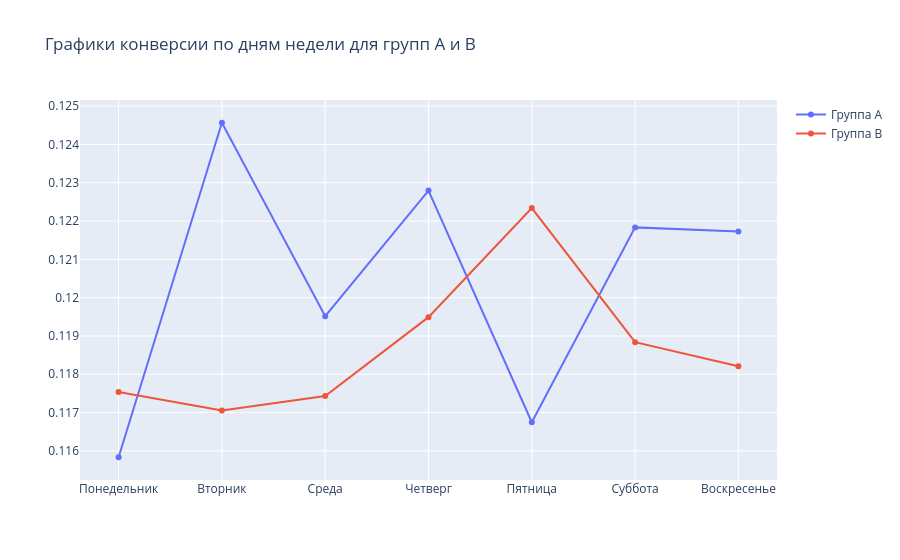

The notebook cell saved with this chart:
### Code cell
figA = go.Scatter(x=group_A_by_weekday.index, y=group_A_by_weekday.values, name='Группа A')
figB = go.Scatter(x=group_B_by_weekday.index, y=group_B_by_weekday.values, name='Группа B')

data_new = [figA, figB]

fig = go.Figure(data_new, layout_title_text="Графики конверсии по дням недели для групп A и B")

fig.show()

### Figure 1 — Plotly figure (JSON) as saved in the notebook; plotly's stock layout.template omitted (floating-point values rounded to 4 significant figures)
{"data": [{"name": "Группа A", "type": "scatter", "x": ["Понедельник", "Вторник", "Среда", "Четверг", "Пятница", "Суббота", "Воскресенье"], "y": [0.1158, 0.1246, 0.1195, 0.1228, 0.1167, 0.1218, 0.1217]}, {"name": "Группа B", "type": "scatter", "x": ["Понедельник", "Вторник", "Среда", "Четверг", "Пятница", "Суббота", "Воскресенье"], "y": [0.1175, 0.1171, 0.1174, 0.1195, 0.1223, 0.1188, 0.1182]}], "layout": {"title": {"text": "Графики конверсии по дням недели для групп A и B"}}}
